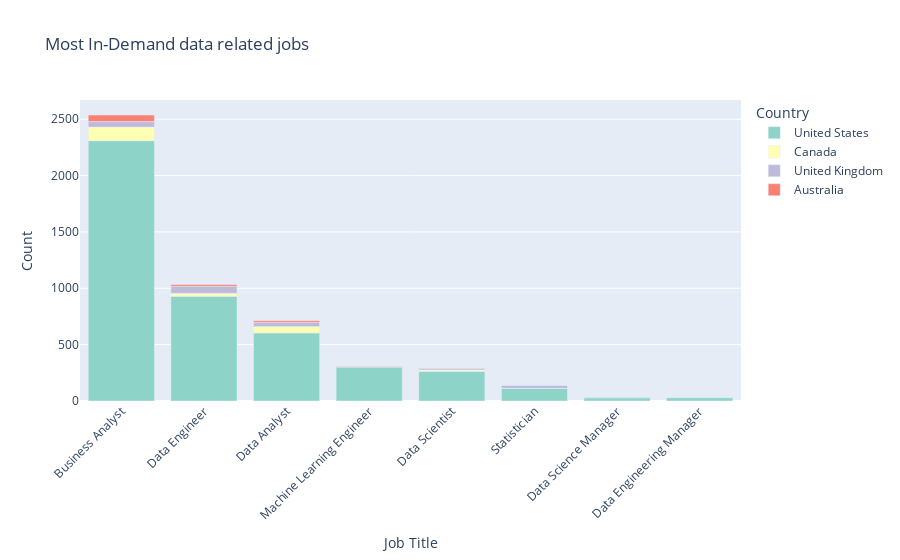

This figure's notebook cell:
### Markdown cell above
### Top in demand data related job

### Code cell
Job_tite_count = Data_jobs.groupby(['Country', 'Job Title']).size().reset_index(name='count')


Job_tite_count_sorted = Job_tite_count.sort_values(by='count', ascending=False)


fig = px.bar(Job_tite_count_sorted, x='Job Title', y='count', color='Country',
             labels={'Job Title': 'Job Title', 'count': 'Count', 'Country': 'Country'},
             title=' Most In-Demand data related jobs',
             template='plotly', color_discrete_sequence=px.colors.qualitative.Set3)


fig.update_layout(xaxis_tickangle=-45)


fig.show()

### Figure 1 — Plotly figure (JSON) as saved in the notebook; plotly's stock layout.template omitted (floating-point values rounded to 4 significant figures)
{"data": [{"hovertemplate": "Country=United States<br>Job Title=%{x}<br>Count=%{y}<extra></extra>", "legendgroup": "United States", "marker": {"color": "rgb(141,211,199)", "pattern": {"shape": ""}}, "name": "United States", "orientation": "v", "showlegend": true, "textposition": "auto", "type": "bar", "x": ["Business Analyst", "Data Engineer", "Data Analyst", "Machine Learning Engineer", "Data Scientist", "Statistician", "Data Science Manager", "Data Engineering Manager"], "xaxis": "x", "y": [2310, 929, 604, 301, 264, 112, 29, 29], "yaxis": "y"}, {"hovertemplate": "Country=Canada<br>Job Title=%{x}<br>Count=%{y}<extra></extra>", "legendgroup": "Canada", "marker": {"color": "rgb(255,255,179)", "pattern": {"shape": ""}}, "name": "Canada", "orientation": "v", "showlegend": true, "textposition": "auto", "type": "bar", "x": ["Business Analyst", "Data Analyst", "Data Engineer", "Data Scientist", "Machine Learning Engineer", "Statistician"], "xaxis": "x", "y": [120, 56, 26, 10, 4, 1], "yaxis": "y"}, {"hovertemplate": "Country=United Kingdom<br>Job Title=%{x}<br>Count=%{y}<extra></extra>", "legendgroup": "United Kingdom", "marker": {"color": "rgb(190,186,218)", "pattern": {"shape": ""}}, "name": "United Kingdom", "orientation": "v", "showlegend": true, "textposition": "auto", "type": "bar", "x": ["Data Engineer", "Business Analyst", "Data Analyst", "Statistician", "Data Scientist", "Data Science Manager", "Machine Learning Engineer"], "xaxis": "x", "y": [64, 49, 37, 25, 12, 5, 1], "yaxis": "y"}, {"hovertemplate": "Country=Australia<br>Job Title=%{x}<br>Count=%{y}<extra></extra>", "legendgroup": "Australia", "marker": {"color": "rgb(251,128,114)", "pattern": {"shape": ""}}, "name": "Australia", "orientation": "v", "showlegend": true, "textposition": "auto", "type": "bar", "x": ["Business Analyst", "Data Engineer", "Data Analyst", "Machine Learning Engineer", "Data Scientist"], "xaxis": "x", "y": [58, 15, 15, 5, 4], "yaxis": "y"}], "layout": {"barmode": "relative", "legend": {"title": {"text": "Country"}, "tracegroupgap": 0}, "title": {"text": " Most In-Demand data related jobs"}, "xaxis": {"anchor": "y", "domain": [0, 1], "tickangle": -45, "title": {"text": "Job Title"}}, "yaxis": {"anchor": "x", "domain": [0, 1], "title": {"text": "Count"}}}}
